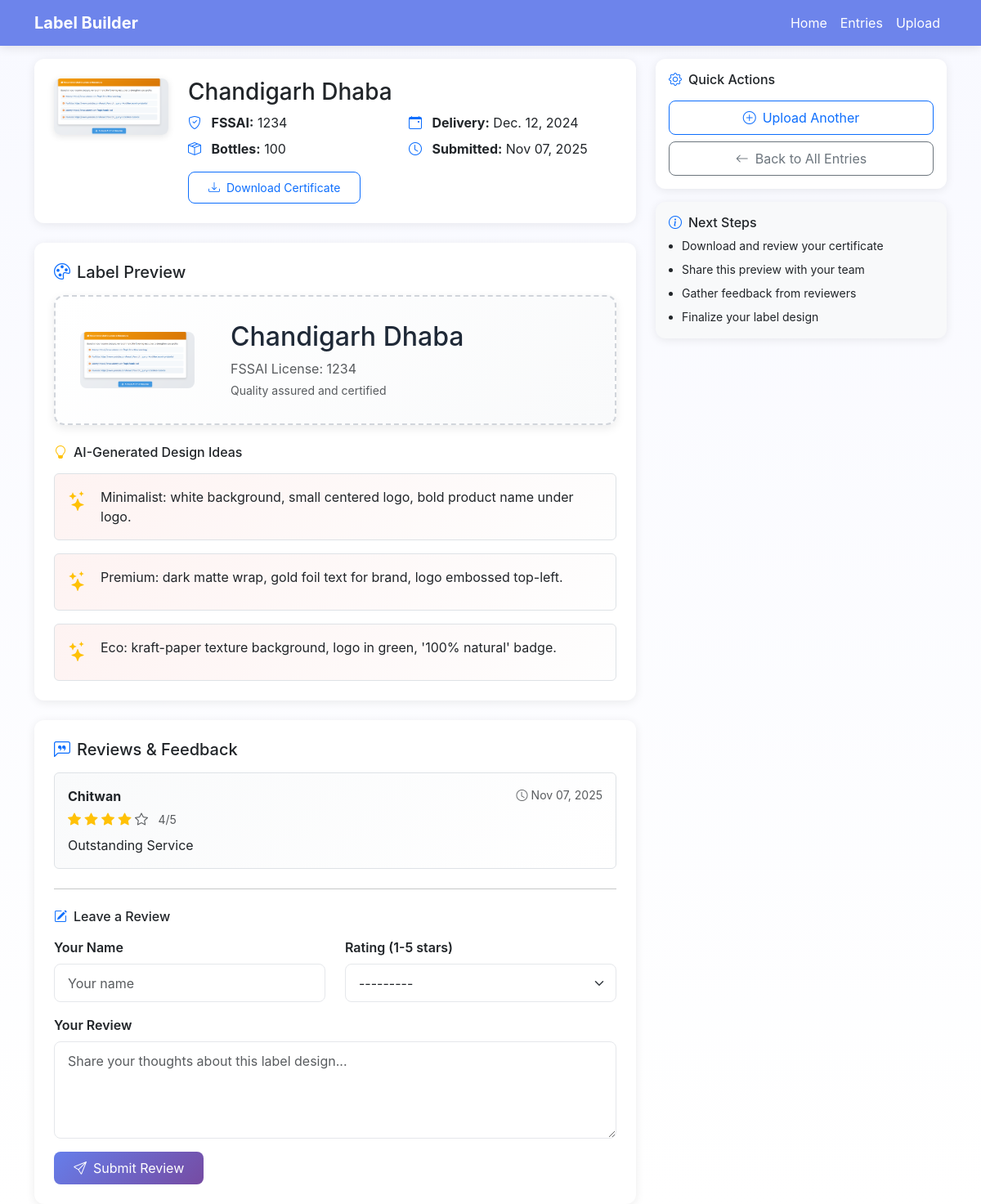
/entry/1/, run on the app's committed database.
### bottle/models.py (models this page shows, shortened)
class FSSAIEntry(models.Model):
    fssai_code = models.CharField(max_length=100)
    authorisation_name = models.CharField(max_length=150)
    date_of_delivery = models.DateField()
    number_of_orders = models.PositiveIntegerField()
    logo = models.ImageField(upload_to='logos/')
    certificate = models.FileField(upload_to='certificates/')
    submitted_at = models.DateTimeField(default=timezone.now)

class Review(models.Model):
    entry = models.ForeignKey(FSSAIEntry, on_delete=models.CASCADE, related_name='reviews')
    name = models.CharField(max_length=100)
    rating = models.IntegerField(choices=[(i, i) for i in range(1, 6)])
    feedback = models.TextField()
    created_at = models.DateTimeField(auto_now_add=True)

### bottle/views.py (the view)
# urls.py: path('entry/<int:pk>/', views.detail, name='detail'),
def detail(request, pk):
    entry = get_object_or_404(FSSAIEntry, pk=pk)
    if request.method == 'POST':
        rform = ReviewForm(request.POST)
        if rform.is_valid():
            rev = rform.save(commit=False)
            rev.entry = entry
            rev.save()
            messages.success(request, 'Thank you for your review!')
            return redirect(reverse('bottle:detail', args=[entry.id]))
    else:
        rform = ReviewForm()
    logo_url = entry.logo.url if entry.logo else ''
    ideas = [
        "Minimalist: white background, small centered logo, bold product name under logo.",
        "Premium: dark matte wrap, gold foil text for brand, logo embossed top-left.",
        "Eco: kraft-paper texture background, logo in green, '100% natural' badge.",
    ]
    return render(request, 'bottle/detail.html', {
        'entry': entry,
        'review_form': rform,
        'ideas': ideas,
        'logo_url': logo_url,
    })

### bottle/forms.py
class ReviewForm(forms.ModelForm):
    class Meta:
        model = Review
        fields = ['name', 'rating', 'feedback']
        widgets = {
            'name': forms.TextInput(attrs={
                'placeholder': 'Your name',
                'class': 'form-control'
            }),
            'rating': forms.Select(attrs={
                'class': 'form-select'
            }),
            'feedback': forms.Textarea(attrs={
                'rows': 4,
                'placeholder': 'Share your thoughts about this label design...',
                'class': 'form-control'
            }),
        }
        labels = {
            'name': 'Your Name',
            'rating': 'Rating (1-5 stars)',
            'feedback': 'Your Review',
        }

### templates/bottle/detail.html (shortened to what this page needs)
{% extends 'bottle/base.html' %}
{% block content %}
  <div class="row">
    <div class="col-lg-8">
      <div class="card mb-4">
        <div class="card-body p-4">
          <div class="d-flex align-items-start">
            <div class="me-4">
              {% if entry.logo %}
                <img src="{{ entry.logo.url }}" class="logo-thumb" alt="logo" style="max-width: 140px; max-height: 140px;">
              {% else %}
                <div class="logo-thumb d-flex align-items-center justify-content-center bg-light" style="width: 140px; height: 140px;">
                  <i class="bi bi-image text-muted" style="font-size: 3rem;"></i>
                </div>
              {% endif %}
            </div>
            <div class="flex-grow-1">
              <h3 class="mb-2">{{ entry.authorisation_name }}</h3>
              <div class="row g-3">
                <div class="col-md-6">
                  <p class="mb-2">
                    <i class="bi bi-shield-check text-primary me-2"></i>
                    <strong>FSSAI:</strong> {{ entry.fssai_code }}
                  </p>
                  <p class="mb-2">
                    <i class="bi bi-box-seam text-primary me-2"></i>
                    <strong>Bottles:</strong> {{ entry.number_of_orders }}
                  </p>
                </div>
                <div class="col-md-6">
                  <p class="mb-2">
                    <i class="bi bi-calendar-event text-primary me-2"></i>
                    <strong>Delivery:</strong> {{ entry.date_of_delivery }}
                  </p>
                  <p class="mb-2">
                    <i class="bi bi-clock text-primary me-2"></i>
                    <strong>Submitted:</strong> {{ entry.submitted_at|date:"M d, Y" }}
                  </p>
                </div>
              </div>
              {% if entry.certificate %}
                <a href="{{ entry.certificate.url }}" target="_blank" class="btn btn-outline-primary btn-sm mt-2">
                  <i class="bi bi-download me-2"></i>Download Certificate
                </a>
              {% endif %}
            </div>
          </div>
        </div>
      </div>
      <div class="card mb-4">
        <div class="card-body p-4">
          <h5 class="mb-3">
            <i class="bi bi-palette text-primary me-2"></i>Label Preview
          </h5>
          <div class="label-preview my-3">
            <div class="d-flex align-items-center">
              <div style="flex:0 0 160px;">
                {% if entry.logo %}
                  <img src="{{ entry.logo.url }}" alt="logo" style="max-width:140px; border-radius: 8px;">
                {% else %}
                  <div class="bg-light rounded p-3 text-center">
                    <i class="bi bi-image text-muted" style="font-size: 3rem;"></i>
                  </div>
                {% endif %}
              </div>
              <div class="ms-4">
                <h2 class="mb-2" style="color: #1f2937;">{{ entry.authorisation_name }}</h2>
                <p class="mb-1 text-muted">FSSAI License: {{ entry.fssai_code }}</p>
                <p class="mb-0 small text-muted">Quality assured and certified</p>
              </div>
            </div>
          </div>
          <h6 class="mt-4 mb-3">
            <i class="bi bi-lightbulb text-warning me-2"></i>AI-Generated Design Ideas
          </h6>
          <div class="row g-3">
            {% for idea in ideas %}
              <div class="col-12">
                <div class="p-3 border rounded" style="background: linear-gradient(135deg, #fef3f2 0%, #fefefe 100%);">
                  <div class="d-flex">
                    <i class="bi bi-stars text-warning me-3" style="font-size: 1.5rem;"></i>
                    <p class="mb-0">{{ idea }}</p>
                  </div>
                </div>
              </div>
            {% endfor %}
          </div>
        </div>
      </div>
      <div class="card">
        <div class="card-body p-4">
          <h5 class="mb-3">
            <i class="bi bi-chat-left-quote text-primary me-2"></i>Reviews & Feedback
          </h5>
          {% include 'bottle/_reviews.html' %}
          <hr class="my-4">
          <h6 class="mb-3">
            <i class="bi bi-pencil-square text-primary me-2"></i>Leave a Review
          </h6>
          <form method="post">
            <div class="row">
              <div class="col-md-6 mb-3">
                <label class="form-label fw-semibold">{{ review_form.name.label }}</label>
                {{ review_form.name }}
              </div>
              <div class="col-md-6 mb-3">
                <label class="form-label fw-semibold">{{ review_form.rating.label }}</label>
                {{ review_form.rating }}
              </div>
            </div>
            <div class="mb-3">
              <label class="form-label fw-semibold">{{ review_form.feedback.label }}</label>
              {{ review_form.feedback }}
            </div>
            <button type="submit" class="btn btn-primary">
              <i class="bi bi-send me-2"></i>Submit Review
            </button>
          </form>
        </div>
      </div>
    </div>
    <div class="col-lg-4">
      <div class="card mb-3">
        <div class="card-body">
          <h6 class="mb-3">
            <i class="bi bi-gear text-primary me-2"></i>Quick Actions
          </h6>
          <div class="d-grid gap-2">
            <a class="btn btn-outline-primary" href="{% url 'bottle:upload' %}">
              <i class="bi bi-plus-circle me-2"></i>Upload Another
            </a>
            <a class="btn btn-outline-secondary" href="{% url 'bottle:home' %}">
              <i class="bi bi-arrow-left me-2"></i>Back to All Entries
            </a>
          </div>
        </div>
      </div>
      <div class="card bg-light">
        <div class="card-body">
          <h6 class="mb-2">
            <i class="bi bi-info-circle text-primary me-2"></i>Next Steps
          </h6>
          <ul class="small mb-0 ps-3">
            <li class="mb-2">Download and review your certificate</li>
            <li class="mb-2">Share this preview with your team</li>
            <li class="mb-2">Gather feedback from reviewers</li>
            <li>Finalize your label design</li>
          </ul>
        </div>
      </div>
    </div>
  </div>
{% endblock %}

### templates/bottle/_reviews.html
{% if entry.reviews.count %}
  <div class="mb-3">
    {% for rev in entry.reviews.all|dictsortreversed:"created_at" %}
      <div class="p-3 mb-3 border rounded" style="background: linear-gradient(135deg, #f9fafb 0%, #ffffff 100%);">
        <div class="d-flex justify-content-between align-items-start mb-2">
          <div>
            <strong class="text-dark">{{ rev.name }}</strong>
            <div class="mt-1">
              {% for i in "12345" %}
                {% if forloop.counter <= rev.rating %}
                  <i class="bi bi-star-fill text-warning"></i>
                {% else %}
                  <i class="bi bi-star text-muted"></i>
                {% endif %}
              {% endfor %}
              <span class="ms-2 small text-muted">{{ rev.rating }}/5</span>
            </div>
          </div>
          <small class="text-muted">
            <i class="bi bi-clock me-1"></i>{{ rev.created_at|date:"M d, Y" }}
          </small>
        </div>
        <p class="mb-0 text-dark">{{ rev.feedback }}</p>
      </div>
    {% endfor %}
  </div>
{% else %}
  <div class="text-center py-4 mb-3 bg-light rounded">
    <i class="bi bi-chat-left-dots text-muted" style="font-size: 2.5rem;"></i>
    <p class="text-muted mb-0 mt-2">No reviews yet — be the first to share your thoughts!</p>
  </div>
{% endif %}

### templates/bottle/base.html (style rules this page uses)
body { padding-top: 72px; background: linear-gradient(180deg,#f8f9ff 0%, #ffffff 100%); font-family: -apple-system, BlinkMacSystemFont, 'Segoe UI', Roboto, 'Helvetica Neue', Arial, sans-serif; }
.logo-thumb { max-width: 120px; max-height: 80px; object-fit: contain; border-radius: 8px; box-shadow: 0 2px 8px rgba(0,0,0,0.1); }
.label-preview { border: 2px dashed #d1d5db; padding: 30px; border-radius: 12px; background: linear-gradient(135deg, #ffffff 0%, #f9fafb 100%); box-shadow: 0 4px 12px rgba(0,0,0,0.08); }
.card { border: none; border-radius: 12px; box-shadow: 0 2px 12px rgba(0,0,0,0.08); transition: all 0.3s ease; }
.btn { border-radius: 8px; padding: 0.5rem 1.5rem; }
.btn-primary { background: linear-gradient(135deg, #667eea 0%, #764ba2 100%); border: none; }
.form-control, .form-select { border-radius: 8px; border: 1px solid #e5e7eb; padding: 0.65rem 1rem; }

### data on the page
FSSAIEntry: logo (picture), authorisation_name "Chandigarh Dhaba", fssai_code "1234", number_of_orders "100", date_of_delivery "Dec. 12, 2024", submitted_at "Nov 07, 2025"
Review: name "Chitwan", rating "4", created_at "Nov 07, 2025", feedback "Outstanding Service"

### other printed values
{{ idea }} "Minimalist: white background, small centered logo, bold product name under logo." "Premium: dark matte wrap, gold foil text for brand, logo embossed top-left." "Eco: kraft-paper texture background, logo in green, '100% natural' badge."
{{ review_form.name.label }} "Your Name"
{{ review_form.rating.label }} "Rating (1-5 stars)"
{{ review_form.feedback.label }} "Your Review"
